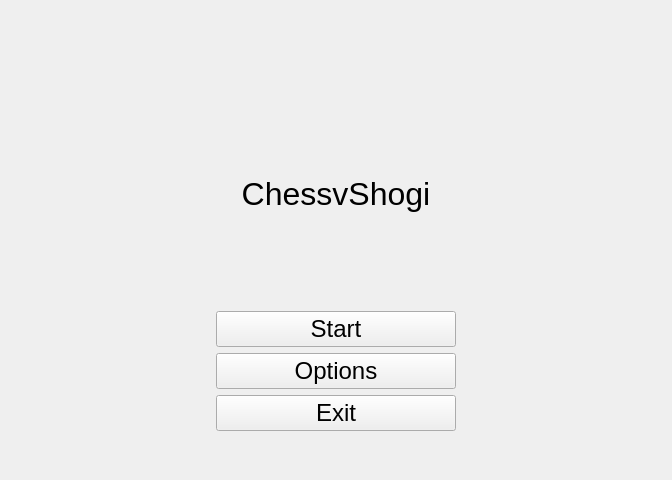
<?xml version="1.0" encoding="UTF-8"?>
<ui version="4.0">
 <class>MainWindow</class>
 <widget class="QMainWindow" name="MainWindow">
  <property name="geometry">
   <rect>
    <x>0</x>
    <y>0</y>
    <width>672</width>
    <height>480</height>
   </rect>
  </property>
  <property name="minimumSize">
   <size>
    <width>438</width>
    <height>378</height>
   </size>
  </property>
  <property name="maximumSize">
   <size>
    <width>672</width>
    <height>480</height>
   </size>
  </property>
  <property name="windowTitle">
   <string>MainWindow</string>
  </property>
  <widget class="QWidget" name="centralwidget">
   <layout class="QVBoxLayout" name="verticalLayout">
    <item>
     <spacer name="verticalSpacer_3">
      <property name="orientation">
       <enum>Qt::Vertical</enum>
      </property>
      <property name="sizeHint" stdset="0">
       <size>
        <width>20</width>
        <height>40</height>
       </size>
      </property>
     </spacer>
    </item>
    <item>
     <widget class="QLabel" name="Title">
      <property name="sizePolicy">
       <sizepolicy hsizetype="Preferred" vsizetype="MinimumExpanding">
        <horstretch>0</horstretch>
        <verstretch>0</verstretch>
       </sizepolicy>
      </property>
      <property name="font">
       <font>
        <pointsize>24</pointsize>
       </font>
      </property>
      <property name="text">
       <string>ChessvShogi</string>
      </property>
      <property name="alignment">
       <set>Qt::AlignCenter</set>
      </property>
     </widget>
    </item>
    <item>
     <spacer name="verticalSpacer_2">
      <property name="orientation">
       <enum>Qt::Vertical</enum>
      </property>
      <property name="sizeType">
       <enum>QSizePolicy::Maximum</enum>
      </property>
      <property name="sizeHint" stdset="0">
       <size>
        <width>20</width>
        <height>50</height>
       </size>
      </property>
     </spacer>
    </item>
    <item>
     <layout class="QGridLayout" name="gridLayout">
      <item row="4" column="2">
       <spacer name="verticalSpacer">
        <property name="orientation">
         <enum>Qt::Vertical</enum>
        </property>
        <property name="sizeHint" stdset="0">
         <size>
          <width>20</width>
          <height>40</height>
         </size>
        </property>
       </spacer>
      </item>
      <item row="1" column="0">
       <spacer name="horizontalSpacer_3">
        <property name="orientation">
         <enum>Qt::Horizontal</enum>
        </property>
        <property name="sizeType">
         <enum>QSizePolicy::Maximum</enum>
        </property>
        <property name="sizeHint" stdset="0">
         <size>
          <width>100</width>
          <height>20</height>
         </size>
        </property>
       </spacer>
      </item>
      <item row="1" column="1">
       <spacer name="horizontalSpacer">
        <property name="orientation">
         <enum>Qt::Horizontal</enum>
        </property>
        <property name="sizeType">
         <enum>QSizePolicy::Minimum</enum>
        </property>
        <property name="sizeHint" stdset="0">
         <size>
          <width>80</width>
          <height>20</height>
         </size>
        </property>
       </spacer>
      </item>
      <item row="1" column="3">
       <spacer name="horizontalSpacer_2">
        <property name="orientation">
         <enum>Qt::Horizontal</enum>
        </property>
        <property name="sizeType">
         <enum>QSizePolicy::Minimum</enum>
        </property>
        <property name="sizeHint" stdset="0">
         <size>
          <width>80</width>
          <height>20</height>
         </size>
        </property>
       </spacer>
      </item>
      <item row="1" column="2">
       <widget class="QPushButton" name="buttonStart">
        <property name="sizePolicy">
         <sizepolicy hsizetype="MinimumExpanding" vsizetype="Fixed">
          <horstretch>0</horstretch>
          <verstretch>0</verstretch>
         </sizepolicy>
        </property>
        <property name="minimumSize">
         <size>
          <width>160</width>
          <height>0</height>
         </size>
        </property>
        <property name="maximumSize">
         <size>
          <width>240</width>
          <height>16777215</height>
         </size>
        </property>
        <property name="font">
         <font>
          <pointsize>18</pointsize>
         </font>
        </property>
        <property name="text">
         <string>Start</string>
        </property>
       </widget>
      </item>
      <item row="2" column="2">
       <widget class="QPushButton" name="buttonOpts">
        <property name="enabled">
         <bool>true</bool>
        </property>
        <property name="sizePolicy">
         <sizepolicy hsizetype="MinimumExpanding" vsizetype="Fixed">
          <horstretch>0</horstretch>
          <verstretch>0</verstretch>
         </sizepolicy>
        </property>
        <property name="minimumSize">
         <size>
          <width>160</width>
          <height>0</height>
         </size>
        </property>
        <property name="maximumSize">
         <size>
          <width>240</width>
          <height>16777215</height>
         </size>
        </property>
        <property name="font">
         <font>
          <pointsize>18</pointsize>
         </font>
        </property>
        <property name="text">
         <string>Options</string>
        </property>
       </widget>
      </item>
      <item row="3" column="2">
       <widget class="QPushButton" name="buttonExit">
        <property name="sizePolicy">
         <sizepolicy hsizetype="MinimumExpanding" vsizetype="Fixed">
          <horstretch>0</horstretch>
          <verstretch>0</verstretch>
         </sizepolicy>
        </property>
        <property name="minimumSize">
         <size>
          <width>160</width>
          <height>0</height>
         </size>
        </property>
        <property name="maximumSize">
         <size>
          <width>240</width>
          <height>16777215</height>
         </size>
        </property>
        <property name="font">
         <font>
          <pointsize>18</pointsize>
         </font>
        </property>
        <property name="text">
         <string>Exit</string>
        </property>
       </widget>
      </item>
      <item row="1" column="4">
       <spacer name="horizontalSpacer_4">
        <property name="orientation">
         <enum>Qt::Horizontal</enum>
        </property>
        <property name="sizeType">
         <enum>QSizePolicy::Maximum</enum>
        </property>
        <property name="sizeHint" stdset="0">
         <size>
          <width>100</width>
          <height>20</height>
         </size>
        </property>
       </spacer>
      </item>
     </layout>
    </item>
   </layout>
  </widget>
 </widget>
 <resources/>
 <connections/>
</ui>
